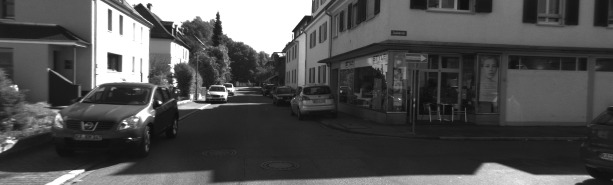
#> input picture pset3/code/inputs/left.jpg, 613 x 185 px
$ python prob5.py
#> lines starting #> are read from the running program, lines starting #| are printed output that depends on the picture; after the words box and inside, x2 and y2 are one past the last pixel; in counts of white or black regions, pixels touching at a corner belong together
## Default modules imported. Import more if you need to.

import numpy as np


#########################################
### Hamming distance computation
### You can call the function hamdist with two
### uint32 bit arrays of the same size. It will
### return another array of the same size with
### the elmenet-wise hamming distance.
hd8bit = np.zeros((256,))
for i in range(256):
    v = i
    for k in range(8):
        hd8bit[i] = hd8bit[i] + v%2
        v=v//2


def hamdist(x,y):
    dist = np.zeros(x.shape)
    g = x^y
    for i in range(4):
        dist = dist + hd8bit[g%256]
        g = g // 256
    return dist
#########################################


## Fill out these functions yourself

# shifts an array and pads with the value. offset is a arraylike
# with (offset_y, offset_x). Downwards is a positive y shift
def shift_pad(img, offset, constant=0):
    res = np.roll(img, offset, axis=(0,1))
    # y direction
    if offset[0] > 0:
        res[:offset[0],:]=constant
    elif offset[0] < 0:
        res[offset[0]:,:]=constant
    # x direction
    if offset[1] > 0:
        res[:,:offset[1]]=constant
    elif offset[1] < 0:
        res[:,offset[1]:]=constant

    return res


# Compute a 5x5 census transform of the grayscale image img.
# Return a uint32 array of the same shape
def census(img):
    W = img.shape[1]
    H = img.shape[0]
    c = np.zeros([H,W],dtype=np.uint32)

    # generating offset amounts
    offsets = [(x,y) for y in range(-2,3) for x in range(-2,3) if not x == 0 == y]
    for a,b in offsets:
        # using constant 500 since its bigger than anything in the image
        # Therefore anything outside results in a 0
        c = (c << 1) | (img > shift_pad(img, (a,b), constant=500))
    return c


# Given left and right image and max disparity D_max, return a disparity map
# based on matching with  hamming distance of census codes. Use the census function
# you wrote above.
#
# d[x,y] implies that left[x,y] matched best with right[x-d[x,y],y]. Disparity values
# should be between 0 and D_max (both inclusive).
def smatch(left,right,dmax):
    c_left = census(left)
    c_right = census(right)
    cost_volume = np.zeros([left.shape[0],left.shape[1],dmax+1])
    for i in range(dmax+1):
        if i==0:
            cost_volume[:,:,i] = hamdist(c_left, c_right)
        else:
            cost_volume[:,:,i] = hamdist(c_left, np.roll(c_right,i, axis=1))
            cost_volume[:,:i,i] = 24 # 24 is max hamdist

    disparity = np.argmin(cost_volume, axis=2)

    return disparity


########################## Support code below

from skimage.io import imread, imsave
from os.path import normpath as fn # Fixes window/linux path conventions
import matplotlib.cm as cm
import warnings
warnings.filterwarnings('ignore')

left = imread(fn('inputs/left.jpg'))
#> left is the input picture: shape (185, 613); min 6, max 255, mean 80.7
right = imread(fn('inputs/right.jpg'))
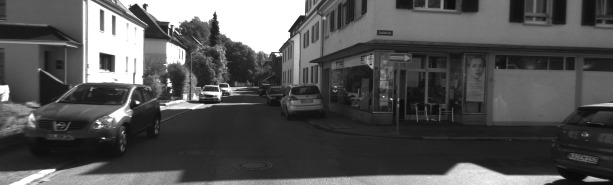
#> input picture pset3/code/inputs/right.jpg, 613 x 185 px
#> right is the input picture: shape (185, 613); min 7, max 255, mean 84.3

# [7 lines of commented-out code are left out]

d = smatch(left,right,40)
#> the loop in census, `for a,b in offsets:` made 24 passes
#> pass 1, in census, `c = (c << 1) | (img > shift_pad(img, (a,b), constant=500))`:
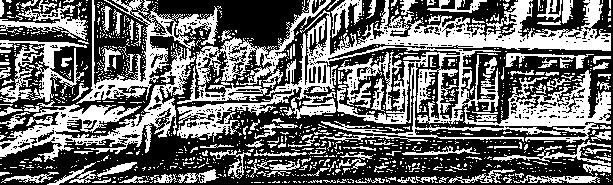
#> c: shape (185, 613) uint32; values 0 (black) and 1 (white), 41.7% white; 1097 white regions (961 under 20 px), largest, box (x1, y1, x2, y2) and area: (177, 0, 611, 143) 17782, (0, 0, 218, 162) 8049, (177, 0, 331, 104) 2892
#> after the loop in census, `for a,b in offsets:`:
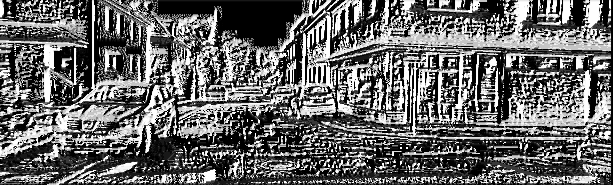
#> c: shape (185, 613) uint32; min 0, max 16777215, mean 6837846; drawn with min black and max white
#> after the loop in census (call 2), `for a,b in offsets:`:
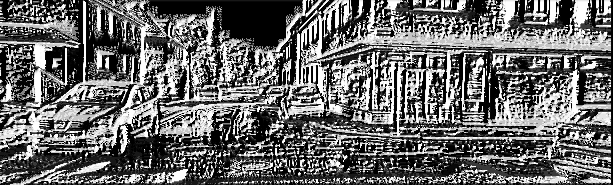
#> c: shape (185, 613) uint32; min 0, max 16777215, mean 6968189.8; drawn with min black and max white
#> the loop in smatch, `for i in range(dmax+1):` made 41 passes
#> pass 1, in hamdist, `g = x^y`:
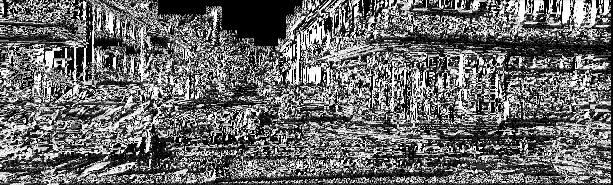
#> g: shape (185, 613) uint32; min 0, max 16777215, mean 6907718.4; drawn with min black and max white
#> in smatch, `disparity = np.argmin(cost_volume, axis=2)`:
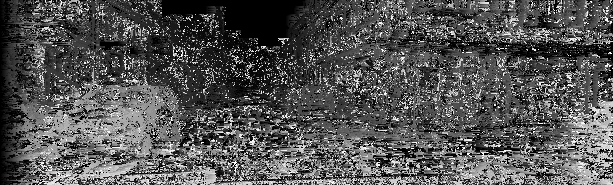
#> disparity: shape (185, 613) int64; min 0, max 40, mean 13.2; drawn with min black and max white

# Map to color and save
dimg = cm.jet(np.minimum(1,np.float32(d.flatten())/20.))[:,0:3]
dimg = dimg.reshape([d.shape[0],d.shape[1],3])
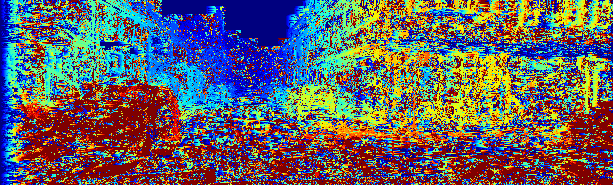
#> dimg: shape (185, 613, 3) float64; mean of channels 0, 1, 2 0.393, 0.382, 0.401; drawn as R, G, B
#> (the run stopped early here; a loop or call above may not have finished)
